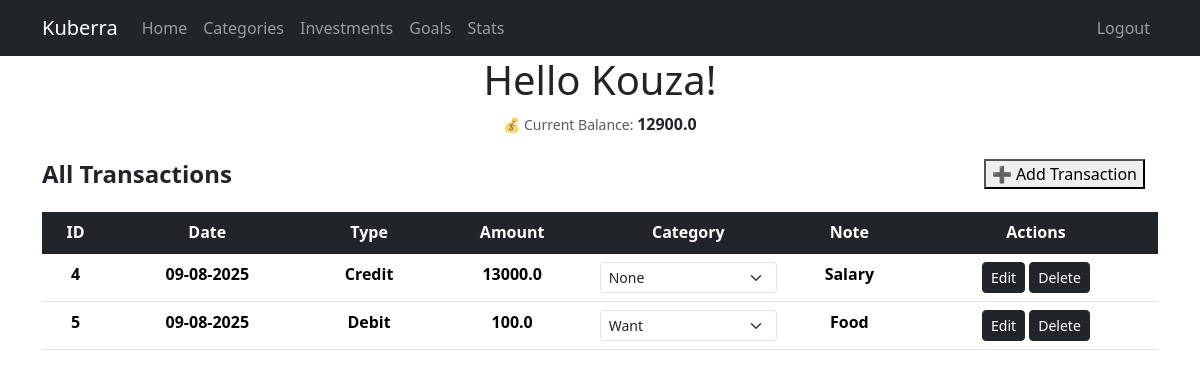
Page / (signed in) on the earlier database version.
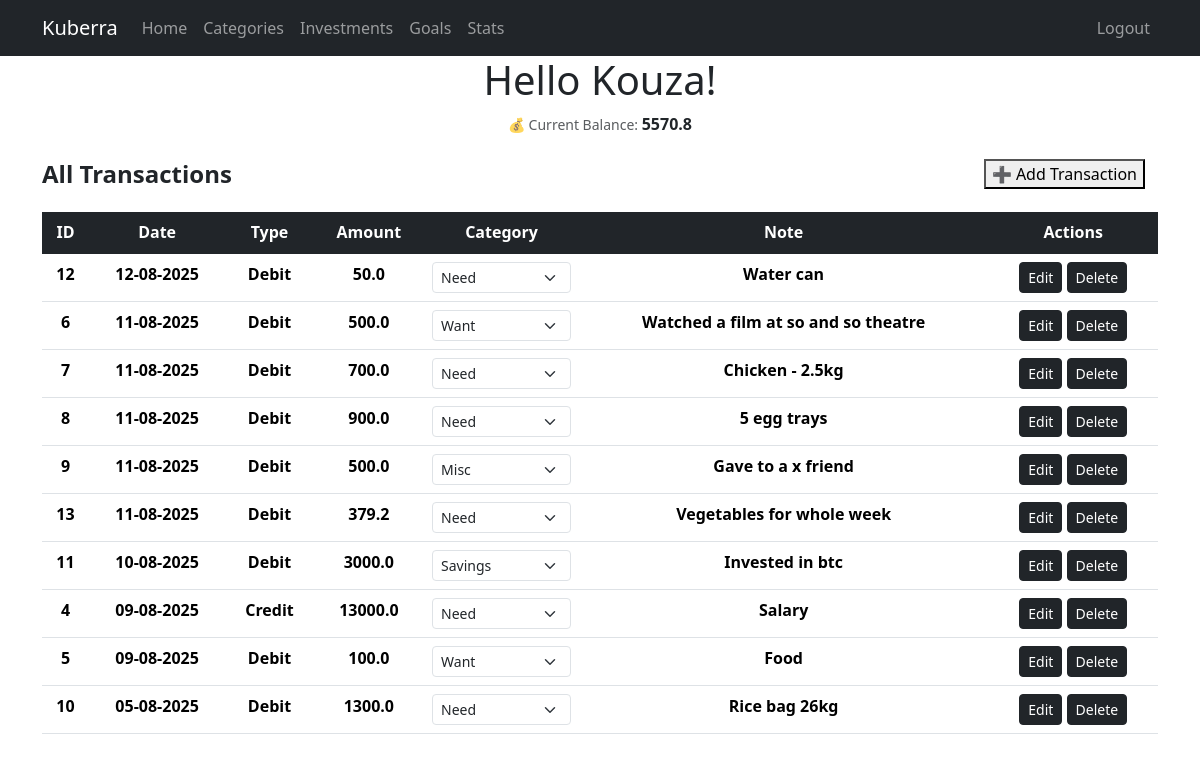
Same page on the later database version.
### website/models.py (models this page shows)
class User(db.Model, UserMixin):
    id = db.Column(db.Integer, primary_key=True)
    username = db.Column(db.String(150), unique=True, nullable=False)
    email = db.Column(db.String(150), unique=True, nullable=False)
    password = db.Column(db.String(150), nullable=False)
    date_created = db.Column(db.DateTime(timezone=True), server_default=func.now())
    transactions = db.relationship('Transaction', backref='owner', lazy=True)
    categories = db.relationship('Category', backref='owner', lazy=True)

class Transaction(db.Model):
    id = db.Column(db.Integer, primary_key=True)
    txn_date = db.Column(db.DateTime(timezone=True), server_default=func.now())
    amount = db.Column(db.Float, nullable=False)
    txn = db.Column(db.String(6), nullable=False, server_default='DEBIT')
    note = db.Column(db.String, nullable=True)
    category_id = db.Column(db.Integer, db.ForeignKey('category.id'), nullable=True)
    user_id = db.Column(db.Integer, db.ForeignKey('user.id', ondelete='CASCADE'), nullable=False)
    __table_args__ = (
        CheckConstraint("txn IN ('CREDIT', 'DEBIT')", name="check_txn_type"),
    )

class Category(db.Model):
    id = db.Column(db.Integer, primary_key=True)
    name = db.Column(db.String(100), nullable=False)
    user_id = db.Column(db.Integer, db.ForeignKey('user.id', ondelete='CASCADE'), nullable=False)
    transactions = db.relationship('Transaction', backref='category', lazy=True)

### website/views.py (the view, shortened to what this page needs)
@views.route('/', methods=['GET', 'POST'])
@login_required
def home():
    transactions = Transaction.query.filter_by(user_id=current_user.id).order_by(Transaction.txn_date.desc()).all()
    balance = 0
    for t in transactions:
        if t.txn == "CREDIT":
            balance += t.amount
        else:
            balance -= t.amount
    categories = Category.query.filter_by(user_id=current_user.id).all()
    return render_template('home.html', transaction=transactions, categories=categories, balance=balance, user=current_user)

### website/__init__.py (called while the page is built)
def create_app():
    app = Flask(__name__)
    app.config['SECRET_KEY'] = 'duckthisshitimout'
    app.config['SQLALCHEMY_DATABASE_URI'] = f'sqlite:///{NAME}'
    db.init_app(app)
    from .views import views
    from .auth import auth
    app.register_blueprint(views, url_prefix='/')
    app.register_blueprint(auth, url_prefix='/')
    from .models import User, Category, Transaction
    create_db(app)
    manager = LoginManager()
    manager.login_view = 'auth.login'
    manager.init_app(app)
    @manager.user_loader
    def load_user(user_id):
        return User.query.get(int(user_id))
    return app

### website/templates/home.html (shortened to what this page needs)
{% extends "base.html" %}
{% block content %}
    <h1 align="center">Hello {{ current_user.username.capitalize() }}!</h1>
    <p align="center"><small class="text-body-secondary">💰 Current Balance: </small><b>{{ balance }}</b></p>
    <table class="table">
        <div class="d-flex justify-content-between align-items-center mb-3">
            <h4 class="mb-0"><b>All Transactions</b></h4>
            <a href="#" class="btn">
                <button onclick="toggleForm()" id="toggleBtn">➕ Add Transaction</button>
            </a>
        </div>
        <thead align="center" class="table-dark">
        <tr>
            <th scope="col">ID</th>
            <th scope="col">Date</th>
            <th scope="col">Type</th>
            <th scope="col">Amount</th>
            <th scope="col">Category</th>
            <th scope="col">Note</th>
            <th scope="col">Actions</th>
        </tr>
        </thead>
        <tbody class="table-group-divider" align="center">
        {% for t in transaction %}
        <tr>
            <th>{{ t.id }}</th>
            <th>{{ t.txn_date.strftime('%d-%m-%Y') if t.txn_date else '' }}</th>
            <th>{{ t.txn.capitalize() }}</th>
            <th>{{ t.amount }}</th>
            <th>
                <form method="POST" action="{{ url_for('views.update_category', id=t.id) }}">
                    <select name="category_id" class="form-select form-select-sm" onchange="this.form.submit()">
                        {% for c in categories %}
                            <option value="{{ c.id }}" {% if t.category_id == c.id %}selected{% endif %}>
                                {{ c.name.capitalize() }}
                            </option>
                        {% endfor %}
                    </select>
                </form>
            </th>
            <th>{{ t.note.capitalize() }}</th>
            <th>
                <a class="btn btn-dark btn-sm" href="/edit/{{ t.id }}" role="button">Edit</a>
                <a class="btn btn-dark btn-sm" href="/delete/{{ t.id }}" role="button">Delete</a>
            </th>
        </tr>
        {% endfor %}
        </tbody>
    </table>
{% endblock %}

### website/templates/base.html (shortened to what this page needs)
<!DOCTYPE html>
<html lang="en">
<head>
    <link href="https://cdn.jsdelivr.net/npm/bootstrap@5.3.7/dist/css/bootstrap.min.css" rel="stylesheet">
</head>
<body>
    <nav class="navbar navbar-expand-lg navbar-dark bg-dark">
    <div class="container">
        <a class="navbar-brand" href="#" >Kuberra</a>
        <div class="collapse navbar-collapse">
        <ul class="navbar-nav me-auto">
            {% if user.is_authenticated %}
            <li class="nav-item">
                <a class="nav-link" href="{{ url_for('views.home') }}">Home</a>
            </li>
            <li class="nav-item">
                <a class="nav-link" href="{{ url_for('views.categories') }}">Categories</a>
            </li>
            <li class="nav-item">
                <a class="nav-link" href="{{ url_for('views.investments') }}">Investments</a>
            </li>
            <li class="nav-item">
                <a class="nav-link" href="{{ url_for('views.goals') }}">Goals</a>
            </li>
            <li class="nav-item">
                <a class="nav-link" href="{{ url_for('views.stats') }}">Stats</a>
            </li>
            {% endif %}
        </ul>
        <ul class="navbar-nav ms-auto">
            {% if user.is_authenticated %}
            <li class="nav-item">
                <a class="nav-link" href="{{ url_for('auth.logout') }}">Logout</a>
            </li>
            {% endif %}
        </ul>
        </div>
    </div>
    </nav>
    <div class="container">{% block content %} {% endblock %}</div>
</body>
</html>

Differences in the rows shown:
added Transaction: id "12", txn_date "12-08-2025", txn "Debit", amount "50.0", category_id "Need", note "Water can"
added Transaction: id "6", txn_date "11-08-2025", txn "Debit", amount "500.0", category_id "Want", note "Watched a film at so and so theatre"
added Transaction: id "7", txn_date "11-08-2025", txn "Debit", amount "700.0", category_id "Need", note "Chicken - 2.5kg"
added Transaction: id "8", txn_date "11-08-2025", txn "Debit", amount "900.0", category_id "Need", note "5 egg trays"
added Transaction: id "9", txn_date "11-08-2025", txn "Debit", amount "500.0", category_id "Misc", note "Gave to a x friend"
added Transaction: id "13", txn_date "11-08-2025", txn "Debit", amount "379.2", category_id "Need", note "Vegetables for whole week"
added Transaction: id "11", txn_date "10-08-2025", txn "Debit", amount "3000.0", category_id "Savings", note "Invested in btc"
changed Transaction "Credit": category_id "None" → "Need"
added Transaction: id "10", txn_date "05-08-2025", txn "Debit", amount "1300.0", category_id "Need", note "Rice bag 26kg"
Other differences:
{{ balance }}: "12900.0" → "5570.8"
